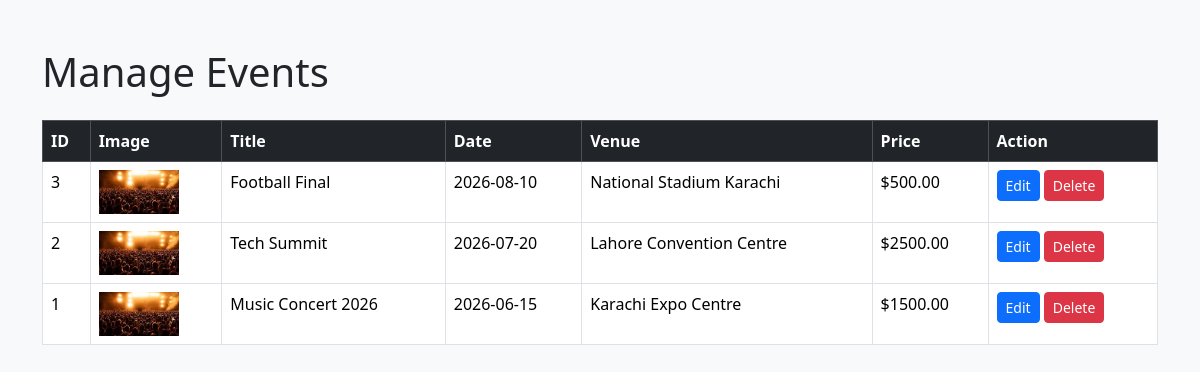
The app's page /admin/manage-events.php (signed in) with its own data.
### tables this page shows
CREATE TABLE events (
    id INT AUTO_INCREMENT PRIMARY KEY,
    title VARCHAR(255) NOT NULL,
    description TEXT,
    event_date DATE NOT NULL,
    event_time TIME NOT NULL,
    venue VARCHAR(255),
    total_seats INT,
    available_seats INT,
    price DECIMAL(10,2),
    image VARCHAR(255),
    created_at TIMESTAMP DEFAULT CURRENT_TIMESTAMP
);

### admin/manage-events.php (the view, shortened to what this page needs)
<?php
include '../config/db.php';
$result = mysqli_query($conn,
    "SELECT * FROM events ORDER BY id DESC");
?>
<!DOCTYPE html>
<html>
<head>
    <link href="https://cdn.jsdelivr.net/npm/bootstrap@5.3.3/dist/css/bootstrap.min.css"
        rel="stylesheet">
</head>
<body class="bg-light">
<div class="container py-5">
    <h1 class="mb-4">
        Manage Events
    </h1>
    <table class="table table-bordered bg-white">
        <thead class="table-dark">
            <tr>
                <th>ID</th>
                <th>Image</th>
                <th>Title</th>
                <th>Date</th>
                <th>Venue</th>
                <th>Price</th>
                <th>Action</th>
            </tr>
        </thead>
        <tbody>
        <?php while($event = mysqli_fetch_assoc($result)): ?>
            <tr>
                <td>
                    <?php echo $event['id']; ?>
                </td>
                <td>
                    <img src="../assets/images/events/<?php echo $event['image']; ?>"
                        width="80">
                </td>
                <td>
                    <?php echo $event['title']; ?>
                </td>
                <td>
                    <?php echo $event['event_date']; ?>
                </td>
                <td>
                    <?php echo $event['venue']; ?>
                </td>
                <td>
                    $<?php echo $event['price']; ?>
                </td>
                <td>
                    <a href="edit-event.php?id=<?php echo $event['id']; ?>"
                        class="btn btn-sm btn-primary">
                        Edit
                    </a>
                    <a href="delete-event.php?id=<?php echo $event['id']; ?>"
                        class="btn btn-sm btn-danger"
                        onclick="return confirm('Are you sure you want to delete this event?');">
                        Delete
                    </a>
                </td>
            </tr>
        <?php endwhile; ?>
        </tbody>
    </table>
</div>
</body>
</html>

### records on screen
events: id "3", image (placeholder picture), title "Football Final", event_date "2026-08-10", venue "National Stadium Karachi", price "500.00"
events: id "2", image (placeholder picture), title "Tech Summit", event_date "2026-07-20", venue "Lahore Convention Centre", price "2500.00"
events: id "1", image (placeholder picture), title "Music Concert 2026", event_date "2026-06-15", venue "Karachi Expo Centre", price "1500.00"
